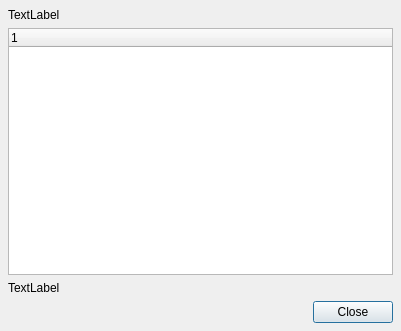
<ui version="4.0" >
 <comment>*********************************************************************
**
** Copyright (C) 2015 The Qt Company Ltd.
** Contact: http://www.qt.io/licensing/
**
** This file is part of the autotests of the Qt Toolkit.
**
** $QT_BEGIN_LICENSE:LGPL21$
** Commercial License Usage
** Licensees holding valid commercial Qt licenses may use this file in
** accordance with the commercial license agreement provided with the
** Software or, alternatively, in accordance with the terms contained in
** a written agreement between you and The Qt Company. For licensing terms
** and conditions see http://www.qt.io/terms-conditions. For further
** information use the contact form at http://www.qt.io/contact-us.
**
** GNU Lesser General Public License Usage
** Alternatively, this file may be used under the terms of the GNU Lesser
** General Public License version 2.1 or version 3 as published by the Free
** Software Foundation and appearing in the file LICENSE.LGPLv21 and
** LICENSE.LGPLv3 included in the packaging of this file. Please review the
** following information to ensure the GNU Lesser General Public License
** requirements will be met: https://www.gnu.org/licenses/lgpl.html and
** http://www.gnu.org/licenses/old-licenses/lgpl-2.1.html.
**
** As a special exception, The Qt Company gives you certain additional
** rights. These rights are described in The Qt Company LGPL Exception
** version 1.1, included in the file LGPL_EXCEPTION.txt in this package.
**
** $QT_END_LICENSE$
**
*********************************************************************</comment>
 <class>PluginDialog</class>
 <widget class="QDialog" name="PluginDialog" >
  <property name="geometry" >
   <rect>
    <x>0</x>
    <y>0</y>
    <width>401</width>
    <height>331</height>
   </rect>
  </property>
  <property name="windowTitle" >
   <string>Plugin Information</string>
  </property>
  <layout class="QVBoxLayout" >
   <property name="spacing" >
    <number>6</number>
   </property>
   <property name="leftMargin" >
    <number>8</number>
   </property>
   <property name="topMargin" >
    <number>8</number>
   </property>
   <property name="rightMargin" >
    <number>8</number>
   </property>
   <property name="bottomMargin" >
    <number>8</number>
   </property>
   <item>
    <widget class="QLabel" name="label" >
     <property name="text" >
      <string>TextLabel</string>
     </property>
     <property name="wordWrap" >
      <bool>true</bool>
     </property>
    </widget>
   </item>
   <item>
    <widget class="QTreeWidget" name="treeWidget" >
     <property name="textElideMode" >
      <enum>Qt::ElideNone</enum>
     </property>
     <column>
      <property name="text" >
       <string>1</string>
      </property>
     </column>
    </widget>
   </item>
   <item>
    <widget class="QLabel" name="message" >
     <property name="text" >
      <string>TextLabel</string>
     </property>
     <property name="wordWrap" >
      <bool>true</bool>
     </property>
    </widget>
   </item>
   <item>
    <layout class="QHBoxLayout" >
     <property name="spacing" >
      <number>6</number>
     </property>
     <property name="leftMargin" >
      <number>0</number>
     </property>
     <property name="topMargin" >
      <number>0</number>
     </property>
     <property name="rightMargin" >
      <number>0</number>
     </property>
     <property name="bottomMargin" >
      <number>0</number>
     </property>
    </layout>
   </item>
   <item>
    <widget class="QDialogButtonBox" name="buttonBox" >
     <property name="orientation" >
      <enum>Qt::Horizontal</enum>
     </property>
     <property name="standardButtons" >
      <set>QDialogButtonBox::Close</set>
     </property>
    </widget>
   </item>
  </layout>
 </widget>
 <resources/>
 <connections>
  <connection>
   <sender>buttonBox</sender>
   <signal>rejected()</signal>
   <receiver>PluginDialog</receiver>
   <slot>reject()</slot>
   <hints>
    <hint type="sourcelabel" >
     <x>154</x>
     <y>307</y>
    </hint>
    <hint type="destinationlabel" >
     <x>401</x>
     <y>280</y>
    </hint>
   </hints>
  </connection>
 </connections>
</ui>
